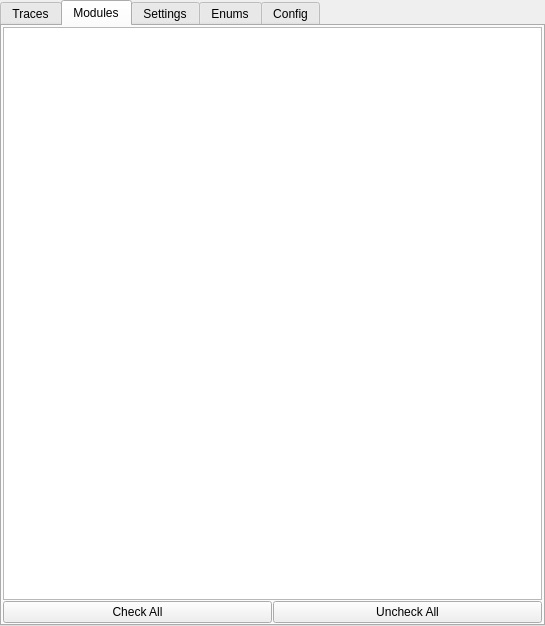
<?xml version="1.0" encoding="UTF-8"?>
<ui version="4.0">
 <class>TraceWindowSettings</class>
 <widget class="QWidget" name="TraceWindowSettings">
  <property name="geometry">
   <rect>
    <x>0</x>
    <y>0</y>
    <width>545</width>
    <height>626</height>
   </rect>
  </property>
  <property name="windowTitle">
   <string>Form</string>
  </property>
  <layout class="QGridLayout" name="gridLayout">
   <property name="sizeConstraint">
    <enum>QLayout::SetDefaultConstraint</enum>
   </property>
   <property name="leftMargin">
    <number>0</number>
   </property>
   <property name="topMargin">
    <number>0</number>
   </property>
   <property name="rightMargin">
    <number>0</number>
   </property>
   <property name="bottomMargin">
    <number>0</number>
   </property>
   <property name="spacing">
    <number>0</number>
   </property>
   <item row="0" column="0">
    <widget class="QTabWidget" name="tabWidget">
     <property name="currentIndex">
      <number>1</number>
     </property>
     <widget class="QWidget" name="uniqueTraces">
      <attribute name="title">
       <string>Traces</string>
      </attribute>
      <layout class="QGridLayout" name="gridLayout_2">
       <property name="leftMargin">
        <number>1</number>
       </property>
       <property name="topMargin">
        <number>1</number>
       </property>
       <property name="rightMargin">
        <number>1</number>
       </property>
       <property name="bottomMargin">
        <number>1</number>
       </property>
       <property name="spacing">
        <number>1</number>
       </property>
       <item row="1" column="0">
        <widget class="QPushButton" name="checkAllUniqueTraces">
         <property name="text">
          <string>Check All</string>
         </property>
        </widget>
       </item>
       <item row="1" column="1">
        <widget class="QPushButton" name="uncheckAllUniqueTraces">
         <property name="text">
          <string>Uncheck All</string>
         </property>
        </widget>
       </item>
       <item row="0" column="0" colspan="2">
        <widget class="QListWidget" name="listWidget"/>
       </item>
      </layout>
     </widget>
     <widget class="QWidget" name="modulesTab">
      <attribute name="title">
       <string>Modules</string>
      </attribute>
      <layout class="QGridLayout" name="gridLayout_12">
       <property name="leftMargin">
        <number>1</number>
       </property>
       <property name="topMargin">
        <number>1</number>
       </property>
       <property name="rightMargin">
        <number>1</number>
       </property>
       <property name="bottomMargin">
        <number>1</number>
       </property>
       <property name="spacing">
        <number>1</number>
       </property>
       <item row="1" column="0">
        <widget class="QPushButton" name="checkAllModules">
         <property name="text">
          <string>Check All</string>
         </property>
        </widget>
       </item>
       <item row="1" column="1">
        <widget class="QPushButton" name="uncheckAllModules">
         <property name="text">
          <string>Uncheck All</string>
         </property>
        </widget>
       </item>
       <item row="0" column="0" colspan="2">
        <widget class="QListWidget" name="modulesList"/>
       </item>
      </layout>
     </widget>
     <widget class="QWidget" name="RowColor">
      <attribute name="title">
       <string>Settings</string>
      </attribute>
      <layout class="QGridLayout" name="gridLayout_6">
       <property name="leftMargin">
        <number>0</number>
       </property>
       <property name="topMargin">
        <number>0</number>
       </property>
       <property name="rightMargin">
        <number>0</number>
       </property>
       <property name="bottomMargin">
        <number>0</number>
       </property>
       <property name="verticalSpacing">
        <number>2</number>
       </property>
       <item row="4" column="2">
        <widget class="QPushButton" name="saveAllColors">
         <property name="maximumSize">
          <size>
           <width>16777215</width>
           <height>16777215</height>
          </size>
         </property>
         <property name="text">
          <string>Save Colors</string>
         </property>
        </widget>
       </item>
       <item row="4" column="0">
        <widget class="QPushButton" name="saveAllTraceCheckboxes">
         <property name="text">
          <string>Save Types To Show</string>
         </property>
        </widget>
       </item>
       <item row="4" column="3">
        <widget class="QPushButton" name="saveAllSettings">
         <property name="maximumSize">
          <size>
           <width>16777215</width>
           <height>16777215</height>
          </size>
         </property>
         <property name="text">
          <string>Save All</string>
         </property>
        </widget>
       </item>
       <item row="4" column="1">
        <widget class="QPushButton" name="saveWindowsProperties">
         <property name="minimumSize">
          <size>
           <width>0</width>
           <height>0</height>
          </size>
         </property>
         <property name="maximumSize">
          <size>
           <width>16777215</width>
           <height>16777215</height>
          </size>
         </property>
         <property name="text">
          <string>Save Windows Size</string>
         </property>
        </widget>
       </item>
       <item row="2" column="0" colspan="4">
        <widget class="QGroupBox" name="groupBox">
         <property name="maximumSize">
          <size>
           <width>16777215</width>
           <height>100</height>
          </size>
         </property>
         <property name="title">
          <string/>
         </property>
         <layout class="QGridLayout" name="gridLayout_7">
          <item row="3" column="1">
           <widget class="QLabel" name="traceSettingsWindowSizeLabel">
            <property name="text">
             <string/>
            </property>
           </widget>
          </item>
          <item row="0" column="0">
           <widget class="QLabel" name="label_3">
            <property name="minimumSize">
             <size>
              <width>80</width>
              <height>0</height>
             </size>
            </property>
            <property name="maximumSize">
             <size>
              <width>80</width>
              <height>16777215</height>
             </size>
            </property>
            <property name="text">
             <string>Count of rows</string>
            </property>
            <property name="wordWrap">
             <bool>true</bool>
            </property>
           </widget>
          </item>
          <item row="1" column="1">
           <widget class="QLabel" name="traceWindowSizeLabel">
            <property name="text">
             <string/>
            </property>
           </widget>
          </item>
          <item row="0" column="2">
           <widget class="QCheckBox" name="autoRowsCounter">
            <property name="text">
             <string>Auto</string>
            </property>
            <property name="checked">
             <bool>true</bool>
            </property>
           </widget>
          </item>
          <item row="3" column="0">
           <widget class="QLabel" name="label_6">
            <property name="minimumSize">
             <size>
              <width>0</width>
              <height>20</height>
             </size>
            </property>
            <property name="maximumSize">
             <size>
              <width>16777215</width>
              <height>20</height>
             </size>
            </property>
            <property name="text">
             <string>Trace Settings Window Size</string>
            </property>
           </widget>
          </item>
          <item row="1" column="0">
           <widget class="QLabel" name="label_5">
            <property name="minimumSize">
             <size>
              <width>0</width>
              <height>20</height>
             </size>
            </property>
            <property name="maximumSize">
             <size>
              <width>16777215</width>
              <height>20</height>
             </size>
            </property>
            <property name="text">
             <string>Trace Window Size</string>
            </property>
           </widget>
          </item>
          <item row="0" column="1">
           <widget class="QLineEdit" name="rowsOnScreen">
            <property name="enabled">
             <bool>false</bool>
            </property>
            <property name="minimumSize">
             <size>
              <width>70</width>
              <height>0</height>
             </size>
            </property>
            <property name="maximumSize">
             <size>
              <width>70</width>
              <height>16777215</height>
             </size>
            </property>
           </widget>
          </item>
         </layout>
        </widget>
       </item>
       <item row="1" column="0" colspan="4">
        <widget class="QGroupBox" name="groupBox_2">
         <property name="minimumSize">
          <size>
           <width>0</width>
           <height>22</height>
          </size>
         </property>
         <property name="title">
          <string/>
         </property>
         <layout class="QGridLayout" name="gridLayout_5">
          <property name="sizeConstraint">
           <enum>QLayout::SetDefaultConstraint</enum>
          </property>
          <property name="topMargin">
           <number>9</number>
          </property>
          <property name="bottomMargin">
           <number>9</number>
          </property>
          <property name="spacing">
           <number>6</number>
          </property>
          <item row="10" column="1">
           <widget class="QPushButton" name="infoRowBold">
            <property name="minimumSize">
             <size>
              <width>28</width>
              <height>28</height>
             </size>
            </property>
            <property name="maximumSize">
             <size>
              <width>28</width>
              <height>28</height>
             </size>
            </property>
            <property name="font">
             <font>
              <bold>true</bold>
             </font>
            </property>
            <property name="text">
             <string>B</string>
            </property>
            <property name="checkable">
             <bool>true</bool>
            </property>
           </widget>
          </item>
          <item row="15" column="0">
           <widget class="QCheckBox" name="warningCheckBox">
            <property name="minimumSize">
             <size>
              <width>65</width>
              <height>22</height>
             </size>
            </property>
            <property name="maximumSize">
             <size>
              <width>65</width>
              <height>22</height>
             </size>
            </property>
            <property name="text">
             <string>Warning</string>
            </property>
            <property name="checked">
             <bool>true</bool>
            </property>
           </widget>
          </item>
          <item row="15" column="3">
           <widget class="QPushButton" name="warningColorButton">
            <property name="minimumSize">
             <size>
              <width>28</width>
              <height>28</height>
             </size>
            </property>
            <property name="maximumSize">
             <size>
              <width>28</width>
              <height>28</height>
             </size>
            </property>
            <property name="styleSheet">
             <string notr="true">background-color: rgb(85, 255, 255);
selection-color: rgb(85, 255, 255);</string>
            </property>
            <property name="text">
             <string/>
            </property>
            <property name="default">
             <bool>false</bool>
            </property>
            <property name="flat">
             <bool>false</bool>
            </property>
           </widget>
          </item>
          <item row="15" column="1">
           <widget class="QPushButton" name="warningRowBold">
            <property name="minimumSize">
             <size>
              <width>28</width>
              <height>28</height>
             </size>
            </property>
            <property name="maximumSize">
             <size>
              <width>28</width>
              <height>28</height>
             </size>
            </property>
            <property name="font">
             <font>
              <bold>true</bold>
             </font>
            </property>
            <property name="text">
             <string>B</string>
            </property>
            <property name="checkable">
             <bool>true</bool>
            </property>
           </widget>
          </item>
          <item row="17" column="3">
           <widget class="QPushButton" name="criticalColorButton">
            <property name="minimumSize">
             <size>
              <width>28</width>
              <height>28</height>
             </size>
            </property>
            <property name="maximumSize">
             <size>
              <width>28</width>
              <height>28</height>
             </size>
            </property>
            <property name="styleSheet">
             <string notr="true">background-color: rgb(85, 255, 255);
selection-color: rgb(85, 255, 255);</string>
            </property>
            <property name="text">
             <string/>
            </property>
            <property name="default">
             <bool>false</bool>
            </property>
            <property name="flat">
             <bool>false</bool>
            </property>
           </widget>
          </item>
          <item row="10" column="5">
           <spacer name="horizontalSpacer_2">
            <property name="orientation">
             <enum>Qt::Horizontal</enum>
            </property>
            <property name="sizeHint" stdset="0">
             <size>
              <width>10</width>
              <height>20</height>
             </size>
            </property>
           </spacer>
          </item>
          <item row="15" column="4">
           <widget class="QPushButton" name="clearWarning">
            <property name="minimumSize">
             <size>
              <width>70</width>
              <height>0</height>
             </size>
            </property>
            <property name="maximumSize">
             <size>
              <width>70</width>
              <height>28</height>
             </size>
            </property>
            <property name="text">
             <string>Clear Color</string>
            </property>
           </widget>
          </item>
          <item row="1" column="2">
           <widget class="QPushButton" name="traceRowItalic">
            <property name="minimumSize">
             <size>
              <width>28</width>
              <height>28</height>
             </size>
            </property>
            <property name="maximumSize">
             <size>
              <width>28</width>
              <height>28</height>
             </size>
            </property>
            <property name="font">
             <font>
              <italic>true</italic>
             </font>
            </property>
            <property name="text">
             <string>I</string>
            </property>
            <property name="checkable">
             <bool>true</bool>
            </property>
           </widget>
          </item>
          <item row="1" column="6">
           <widget class="QCheckBox" name="sequenceCheckbox">
            <property name="text">
             <string>Sequence</string>
            </property>
            <property name="checked">
             <bool>true</bool>
            </property>
           </widget>
          </item>
          <item row="17" column="1">
           <widget class="QPushButton" name="criticalRowBold">
            <property name="minimumSize">
             <size>
              <width>28</width>
              <height>28</height>
             </size>
            </property>
            <property name="maximumSize">
             <size>
              <width>28</width>
              <height>28</height>
             </size>
            </property>
            <property name="font">
             <font>
              <bold>true</bold>
             </font>
            </property>
            <property name="text">
             <string>B</string>
            </property>
            <property name="checkable">
             <bool>true</bool>
            </property>
           </widget>
          </item>
          <item row="1" column="0">
           <widget class="QCheckBox" name="traceLevelCheckBox">
            <property name="minimumSize">
             <size>
              <width>65</width>
              <height>22</height>
             </size>
            </property>
            <property name="maximumSize">
             <size>
              <width>65</width>
              <height>22</height>
             </size>
            </property>
            <property name="text">
             <string>Trace</string>
            </property>
            <property name="checked">
             <bool>true</bool>
            </property>
           </widget>
          </item>
          <item row="7" column="3">
           <widget class="QPushButton" name="debugColorButton">
            <property name="minimumSize">
             <size>
              <width>28</width>
              <height>28</height>
             </size>
            </property>
            <property name="maximumSize">
             <size>
              <width>28</width>
              <height>28</height>
             </size>
            </property>
            <property name="styleSheet">
             <string notr="true">background-color: rgb(85, 255, 255);
selection-color: rgb(85, 255, 255);</string>
            </property>
            <property name="text">
             <string/>
            </property>
            <property name="default">
             <bool>false</bool>
            </property>
            <property name="flat">
             <bool>false</bool>
            </property>
           </widget>
          </item>
          <item row="1" column="1">
           <widget class="QPushButton" name="traceRowBold">
            <property name="minimumSize">
             <size>
              <width>28</width>
              <height>28</height>
             </size>
            </property>
            <property name="maximumSize">
             <size>
              <width>28</width>
              <height>28</height>
             </size>
            </property>
            <property name="font">
             <font>
              <bold>true</bold>
             </font>
            </property>
            <property name="text">
             <string>B</string>
            </property>
            <property name="checkable">
             <bool>true</bool>
            </property>
           </widget>
          </item>
          <item row="17" column="4">
           <widget class="QPushButton" name="clearCritical">
            <property name="minimumSize">
             <size>
              <width>70</width>
              <height>0</height>
             </size>
            </property>
            <property name="maximumSize">
             <size>
              <width>70</width>
              <height>28</height>
             </size>
            </property>
            <property name="text">
             <string>Clear Color</string>
            </property>
           </widget>
          </item>
          <item row="10" column="6">
           <widget class="QCheckBox" name="traceCheckbox">
            <property name="text">
             <string>Trace</string>
            </property>
            <property name="checked">
             <bool>true</bool>
            </property>
           </widget>
          </item>
          <item row="10" column="3">
           <widget class="QPushButton" name="infoColorButton">
            <property name="minimumSize">
             <size>
              <width>28</width>
              <height>28</height>
             </size>
            </property>
            <property name="maximumSize">
             <size>
              <width>28</width>
              <height>28</height>
             </size>
            </property>
            <property name="styleSheet">
             <string notr="true">background-color: rgb(85, 255, 255);
selection-color: rgb(85, 255, 255);</string>
            </property>
            <property name="text">
             <string/>
            </property>
            <property name="default">
             <bool>false</bool>
            </property>
            <property name="flat">
             <bool>false</bool>
            </property>
           </widget>
          </item>
          <item row="17" column="2">
           <widget class="QPushButton" name="criticalRowItalic">
            <property name="minimumSize">
             <size>
              <width>28</width>
              <height>28</height>
             </size>
            </property>
            <property name="maximumSize">
             <size>
              <width>28</width>
              <height>28</height>
             </size>
            </property>
            <property name="font">
             <font>
              <italic>true</italic>
             </font>
            </property>
            <property name="text">
             <string>I</string>
            </property>
            <property name="checkable">
             <bool>true</bool>
            </property>
           </widget>
          </item>
          <item row="16" column="4">
           <widget class="QPushButton" name="clearError">
            <property name="minimumSize">
             <size>
              <width>70</width>
              <height>0</height>
             </size>
            </property>
            <property name="maximumSize">
             <size>
              <width>70</width>
              <height>28</height>
             </size>
            </property>
            <property name="text">
             <string>Clear Color</string>
            </property>
           </widget>
          </item>
          <item row="7" column="6">
           <widget class="QCheckBox" name="timeCheckbox">
            <property name="enabled">
             <bool>true</bool>
            </property>
            <property name="text">
             <string>Time</string>
            </property>
            <property name="checked">
             <bool>true</bool>
            </property>
           </widget>
          </item>
          <item row="1" column="3">
           <widget class="QPushButton" name="traceColorButton">
            <property name="minimumSize">
             <size>
              <width>28</width>
              <height>28</height>
             </size>
            </property>
            <property name="maximumSize">
             <size>
              <width>28</width>
              <height>28</height>
             </size>
            </property>
            <property name="styleSheet">
             <string notr="true">background-color: rgb(85, 255, 255);
selection-color: rgb(85, 255, 255);</string>
            </property>
            <property name="text">
             <string/>
            </property>
            <property name="default">
             <bool>false</bool>
            </property>
            <property name="flat">
             <bool>false</bool>
            </property>
           </widget>
          </item>
          <item row="7" column="0">
           <widget class="QCheckBox" name="debugCheckBox">
            <property name="minimumSize">
             <size>
              <width>65</width>
              <height>22</height>
             </size>
            </property>
            <property name="maximumSize">
             <size>
              <width>65</width>
              <height>22</height>
             </size>
            </property>
            <property name="text">
             <string>Debug</string>
            </property>
            <property name="checked">
             <bool>true</bool>
            </property>
           </widget>
          </item>
          <item row="16" column="2">
           <widget class="QPushButton" name="errorRowItalic">
            <property name="minimumSize">
             <size>
              <width>28</width>
              <height>28</height>
             </size>
            </property>
            <property name="maximumSize">
             <size>
              <width>28</width>
              <height>28</height>
             </size>
            </property>
            <property name="font">
             <font>
              <italic>true</italic>
             </font>
            </property>
            <property name="text">
             <string>I</string>
            </property>
            <property name="checkable">
             <bool>true</bool>
            </property>
           </widget>
          </item>
          <item row="10" column="4">
           <widget class="QPushButton" name="clearInfo">
            <property name="minimumSize">
             <size>
              <width>70</width>
              <height>0</height>
             </size>
            </property>
            <property name="maximumSize">
             <size>
              <width>70</width>
              <height>28</height>
             </size>
            </property>
            <property name="text">
             <string>Clear Color</string>
            </property>
           </widget>
          </item>
          <item row="16" column="1">
           <widget class="QPushButton" name="errorRowBold">
            <property name="minimumSize">
             <size>
              <width>28</width>
              <height>28</height>
             </size>
            </property>
            <property name="maximumSize">
             <size>
              <width>28</width>
              <height>28</height>
             </size>
            </property>
            <property name="font">
             <font>
              <bold>true</bold>
             </font>
            </property>
            <property name="text">
             <string>B</string>
            </property>
            <property name="checkable">
             <bool>true</bool>
            </property>
           </widget>
          </item>
          <item row="15" column="2">
           <widget class="QPushButton" name="warningRowItalic">
            <property name="minimumSize">
             <size>
              <width>28</width>
              <height>28</height>
             </size>
            </property>
            <property name="maximumSize">
             <size>
              <width>28</width>
              <height>28</height>
             </size>
            </property>
            <property name="font">
             <font>
              <italic>true</italic>
             </font>
            </property>
            <property name="text">
             <string>I</string>
            </property>
            <property name="checkable">
             <bool>true</bool>
            </property>
           </widget>
          </item>
          <item row="16" column="0">
           <widget class="QCheckBox" name="errorCheckBox">
            <property name="minimumSize">
             <size>
              <width>65</width>
              <height>22</height>
             </size>
            </property>
            <property name="maximumSize">
             <size>
              <width>65</width>
              <height>22</height>
             </size>
            </property>
            <property name="text">
             <string>Error</string>
            </property>
            <property name="checked">
             <bool>true</bool>
            </property>
           </widget>
          </item>
          <item row="7" column="4">
           <widget class="QPushButton" name="clearDebug">
            <property name="minimumSize">
             <size>
              <width>70</width>
              <height>0</height>
             </size>
            </property>
            <property name="maximumSize">
             <size>
              <width>70</width>
              <height>28</height>
             </size>
            </property>
            <property name="text">
             <string>Clear Color</string>
            </property>
           </widget>
          </item>
          <item row="7" column="2">
           <widget class="QPushButton" name="debugRowItalic">
            <property name="minimumSize">
             <size>
              <width>28</width>
              <height>28</height>
             </size>
            </property>
            <property name="maximumSize">
             <size>
              <width>28</width>
              <height>28</height>
             </size>
            </property>
            <property name="font">
             <font>
              <italic>true</italic>
             </font>
            </property>
            <property name="text">
             <string>I</string>
            </property>
            <property name="checkable">
             <bool>true</bool>
            </property>
           </widget>
          </item>
          <item row="1" column="4">
           <widget class="QPushButton" name="clearTrace">
            <property name="minimumSize">
             <size>
              <width>70</width>
              <height>28</height>
             </size>
            </property>
            <property name="maximumSize">
             <size>
              <width>70</width>
              <height>28</height>
             </size>
            </property>
            <property name="text">
             <string>Clear Color</string>
            </property>
           </widget>
          </item>
          <item row="16" column="3">
           <widget class="QPushButton" name="errorColorButton">
            <property name="minimumSize">
             <size>
              <width>28</width>
              <height>28</height>
             </size>
            </property>
            <property name="maximumSize">
             <size>
              <width>28</width>
              <height>28</height>
             </size>
            </property>
            <property name="styleSheet">
             <string notr="true">background-color: rgb(85, 255, 255);
selection-color: rgb(85, 255, 255);</string>
            </property>
            <property name="text">
             <string/>
            </property>
            <property name="default">
             <bool>false</bool>
            </property>
            <property name="flat">
             <bool>false</bool>
            </property>
           </widget>
          </item>
          <item row="17" column="0">
           <widget class="QCheckBox" name="criticalCheckBox">
            <property name="minimumSize">
             <size>
              <width>65</width>
              <height>22</height>
             </size>
            </property>
            <property name="maximumSize">
             <size>
              <width>65</width>
              <height>22</height>
             </size>
            </property>
            <property name="text">
             <string>Critical</string>
            </property>
            <property name="checked">
             <bool>true</bool>
            </property>
           </widget>
          </item>
          <item row="10" column="0">
           <widget class="QCheckBox" name="infoCheckBox">
            <property name="minimumSize">
             <size>
              <width>65</width>
              <height>22</height>
             </size>
            </property>
            <property name="maximumSize">
             <size>
              <width>65</width>
              <height>22</height>
             </size>
            </property>
            <property name="text">
             <string>Info</string>
            </property>
            <property name="checked">
             <bool>true</bool>
            </property>
           </widget>
          </item>
          <item row="10" column="2">
           <widget class="QPushButton" name="infoRowItalic">
            <property name="minimumSize">
             <size>
              <width>28</width>
              <height>28</height>
             </size>
            </property>
            <property name="maximumSize">
             <size>
              <width>28</width>
              <height>28</height>
             </size>
            </property>
            <property name="font">
             <font>
              <italic>true</italic>
             </font>
            </property>
            <property name="text">
             <string>I</string>
            </property>
            <property name="checkable">
             <bool>true</bool>
            </property>
           </widget>
          </item>
          <item row="7" column="1">
           <widget class="QPushButton" name="debugRowBold">
            <property name="minimumSize">
             <size>
              <width>28</width>
              <height>28</height>
             </size>
            </property>
            <property name="maximumSize">
             <size>
              <width>28</width>
              <height>28</height>
             </size>
            </property>
            <property name="font">
             <font>
              <bold>true</bold>
             </font>
            </property>
            <property name="text">
             <string>B</string>
            </property>
            <property name="checkable">
             <bool>true</bool>
            </property>
           </widget>
          </item>
         </layout>
        </widget>
       </item>
       <item row="3" column="0">
        <spacer name="verticalSpacer">
         <property name="orientation">
          <enum>Qt::Vertical</enum>
         </property>
         <property name="sizeHint" stdset="0">
          <size>
           <width>20</width>
           <height>1</height>
          </size>
         </property>
        </spacer>
       </item>
      </layout>
     </widget>
     <widget class="QWidget" name="enumsFromFile">
      <attribute name="title">
       <string>Enums</string>
      </attribute>
      <layout class="QGridLayout" name="gridLayout_4">
       <property name="sizeConstraint">
        <enum>QLayout::SetDefaultConstraint</enum>
       </property>
       <property name="leftMargin">
        <number>1</number>
       </property>
       <property name="topMargin">
        <number>1</number>
       </property>
       <property name="rightMargin">
        <number>1</number>
       </property>
       <property name="bottomMargin">
        <number>1</number>
       </property>
       <property name="spacing">
        <number>1</number>
       </property>
       <item row="6" column="2">
        <widget class="QPushButton" name="loadEnumsFromTXT">
         <property name="text">
          <string>Load enums from .txt</string>
         </property>
        </widget>
       </item>
       <item row="6" column="0">
        <widget class="QPushButton" name="saveEnumsToConfig">
         <property name="text">
          <string>Save Enums to config</string>
         </property>
        </widget>
       </item>
       <item row="1" column="0" colspan="3">
        <widget class="QGroupBox" name="groupBox_5">
         <property name="sizePolicy">
          <sizepolicy hsizetype="Ignored" vsizetype="Ignored">
           <horstretch>0</horstretch>
           <verstretch>0</verstretch>
          </sizepolicy>
         </property>
         <property name="title">
          <string/>
         </property>
         <property name="flat">
          <bool>false</bool>
         </property>
         <layout class="QGridLayout" name="gridLayout_10">
          <property name="leftMargin">
           <number>0</number>
          </property>
          <property name="topMargin">
           <number>0</number>
          </property>
          <property name="rightMargin">
           <number>0</number>
          </property>
          <property name="bottomMargin">
           <number>0</number>
          </property>
          <property name="spacing">
           <number>0</number>
          </property>
          <item row="0" column="0">
           <widget class="QListWidget" name="enumsElements">
            <property name="minimumSize">
             <size>
              <width>0</width>
              <height>10</height>
             </size>
            </property>
            <property name="frameShape">
             <enum>QFrame::NoFrame</enum>
            </property>
            <property name="frameShadow">
             <enum>QFrame::Plain</enum>
            </property>
            <property name="lineWidth">
             <number>0</number>
            </property>
           </widget>
          </item>
         </layout>
        </widget>
       </item>
       <item row="0" column="0" colspan="3">
        <widget class="QGroupBox" name="groupBox_6">
         <property name="sizePolicy">
          <sizepolicy hsizetype="Ignored" vsizetype="Ignored">
           <horstretch>0</horstretch>
           <verstretch>0</verstretch>
          </sizepolicy>
         </property>
         <property name="title">
          <string/>
         </property>
         <property name="flat">
          <bool>false</bool>
         </property>
         <layout class="QGridLayout" name="gridLayout_11">
          <property name="leftMargin">
           <number>0</number>
          </property>
          <property name="topMargin">
           <number>0</number>
          </property>
          <property name="rightMargin">
           <number>0</number>
          </property>
          <property name="bottomMargin">
           <number>0</number>
          </property>
          <property name="spacing">
           <number>0</number>
          </property>
          <item row="0" column="0">
           <widget class="QListWidget" name="enumsList">
            <property name="minimumSize">
             <size>
              <width>0</width>
              <height>10</height>
             </size>
            </property>
            <property name="frameShape">
             <enum>QFrame::NoFrame</enum>
            </property>
            <property name="frameShadow">
             <enum>QFrame::Plain</enum>
            </property>
            <property name="lineWidth">
             <number>0</number>
            </property>
            <property name="verticalScrollMode">
             <enum>QAbstractItemView::ScrollPerPixel</enum>
            </property>
            <property name="horizontalScrollMode">
             <enum>QAbstractItemView::ScrollPerPixel</enum>
            </property>
           </widget>
          </item>
         </layout>
        </widget>
       </item>
       <item row="6" column="1">
        <widget class="QPushButton" name="loadEnumsFromConfig">
         <property name="text">
          <string>Load enums from config</string>
         </property>
        </widget>
       </item>
       <item row="3" column="0" colspan="3">
        <widget class="QGroupBox" name="groupBox_3">
         <property name="sizePolicy">
          <sizepolicy hsizetype="Ignored" vsizetype="Ignored">
           <horstretch>0</horstretch>
           <verstretch>0</verstretch>
          </sizepolicy>
         </property>
         <property name="title">
          <string/>
         </property>
         <property name="flat">
          <bool>false</bool>
         </property>
         <layout class="QGridLayout" name="gridLayout_9">
          <property name="leftMargin">
           <number>0</number>
          </property>
          <property name="topMargin">
           <number>0</number>
          </property>
          <property name="rightMargin">
           <number>0</number>
          </property>
          <property name="bottomMargin">
           <number>0</number>
          </property>
          <property name="spacing">
           <number>0</number>
          </property>
          <item row="0" column="0">
           <widget class="QTableWidget" name="rawTracesTable">
            <property name="minimumSize">
             <size>
              <width>0</width>
              <height>10</height>
             </size>
            </property>
            <property name="frameShape">
             <enum>QFrame::NoFrame</enum>
            </property>
            <property name="frameShadow">
             <enum>QFrame::Plain</enum>
            </property>
            <property name="lineWidth">
             <number>0</number>
            </property>
            <property name="autoScroll">
             <bool>false</bool>
            </property>
            <property name="editTriggers">
             <set>QAbstractItemView::AnyKeyPressed|QAbstractItemView::DoubleClicked|QAbstractItemView::EditKeyPressed</set>
            </property>
            <attribute name="horizontalHeaderVisible">
             <bool>false</bool>
            </attribute>
            <attribute name="horizontalHeaderCascadingSectionResizes">
             <bool>true</bool>
            </attribute>
            <attribute name="verticalHeaderVisible">
             <bool>false</bool>
            </attribute>
            <attribute name="verticalHeaderCascadingSectionResizes">
             <bool>false</bool>
            </attribute>
           </widget>
          </item>
         </layout>
        </widget>
       </item>
       <item row="2" column="0" colspan="3">
        <widget class="QGroupBox" name="groupBox_4">
         <property name="sizePolicy">
          <sizepolicy hsizetype="Expanding" vsizetype="Expanding">
           <horstretch>0</horstretch>
           <verstretch>0</verstretch>
          </sizepolicy>
         </property>
         <property name="minimumSize">
          <size>
           <width>0</width>
           <height>0</height>
          </size>
         </property>
         <property name="title">
          <string/>
         </property>
         <property name="flat">
          <bool>false</bool>
         </property>
         <layout class="QGridLayout" name="gridLayout_8">
          <item row="2" column="0">
           <widget class="QPushButton" name="clearEnums">
            <property name="minimumSize">
             <size>
              <width>80</width>
              <height>0</height>
             </size>
            </property>
            <property name="maximumSize">
             <size>
              <width>80</width>
              <height>16777215</height>
             </size>
            </property>
            <property name="text">
             <string>Clear All</string>
            </property>
           </widget>
          </item>
          <item row="0" column="6" colspan="2">
           <widget class="QLabel" name="uniqueTraceLabel">
            <property name="text">
             <string/>
            </property>
            <property name="alignment">
             <set>Qt::AlignJustify|Qt::AlignTop</set>
            </property>
            <property name="wordWrap">
             <bool>true</bool>
            </property>
           </widget>
          </item>
          <item row="2" column="7">
           <widget class="QPushButton" name="applyEnumToTraceById">
            <property name="minimumSize">
             <size>
              <width>80</width>
              <height>0</height>
             </size>
            </property>
            <property name="maximumSize">
             <size>
              <width>80</width>
              <height>16777215</height>
             </size>
            </property>
            <property name="text">
             <string>Apply</string>
            </property>
           </widget>
          </item>
          <item row="0" column="1">
           <widget class="QComboBox" name="traceIDforEnums"/>
          </item>
          <item row="2" column="6">
           <widget class="QLabel" name="enumsStatus">
            <property name="text">
             <string/>
            </property>
            <property name="alignment">
             <set>Qt::AlignBottom|Qt::AlignRight|Qt::AlignTrailing</set>
            </property>
            <property name="wordWrap">
             <bool>true</bool>
            </property>
           </widget>
          </item>
          <item row="0" column="0">
           <widget class="QLabel" name="label_8">
            <property name="maximumSize">
             <size>
              <width>50</width>
              <height>16777215</height>
             </size>
            </property>
            <property name="text">
             <string>Trace ID</string>
            </property>
           </widget>
          </item>
          <item row="2" column="1">
           <widget class="QPushButton" name="clearEnum">
            <property name="minimumSize">
             <size>
              <width>80</width>
              <height>0</height>
             </size>
            </property>
            <property name="maximumSize">
             <size>
              <width>80</width>
              <height>16777215</height>
             </size>
            </property>
            <property name="text">
             <string>Clear This</string>
            </property>
           </widget>
          </item>
         </layout>
        </widget>
       </item>
      </layout>
     </widget>
     <widget class="QWidget" name="tab">
      <attribute name="title">
       <string>Config</string>
      </attribute>
      <layout class="QGridLayout" name="gridLayout_3">
       <property name="leftMargin">
        <number>1</number>
       </property>
       <property name="topMargin">
        <number>1</number>
       </property>
       <property name="rightMargin">
        <number>1</number>
       </property>
       <property name="bottomMargin">
        <number>1</number>
       </property>
       <property name="spacing">
        <number>1</number>
       </property>
       <item row="0" column="0" colspan="4">
        <widget class="QPlainTextEdit" name="configText"/>
       </item>
       <item row="4" column="0">
        <widget class="QPushButton" name="saveButton">
         <property name="text">
          <string>Save</string>
         </property>
        </widget>
       </item>
       <item row="4" column="3">
        <widget class="QPushButton" name="LoadDataFromConfig">
         <property name="text">
          <string>Apply settings</string>
         </property>
        </widget>
       </item>
       <item row="4" column="1">
        <widget class="QPushButton" name="saveAsButton">
         <property name="text">
          <string>Save as</string>
         </property>
        </widget>
       </item>
       <item row="4" column="2">
        <widget class="QPushButton" name="loadButton">
         <property name="text">
          <string>Load</string>
         </property>
        </widget>
       </item>
       <item row="1" column="3">
        <widget class="QLabel" name="label_2">
         <property name="text">
          <string>SAVE BEFORE APPLY</string>
         </property>
        </widget>
       </item>
      </layout>
     </widget>
    </widget>
   </item>
  </layout>
 </widget>
 <resources/>
 <connections/>
</ui>
